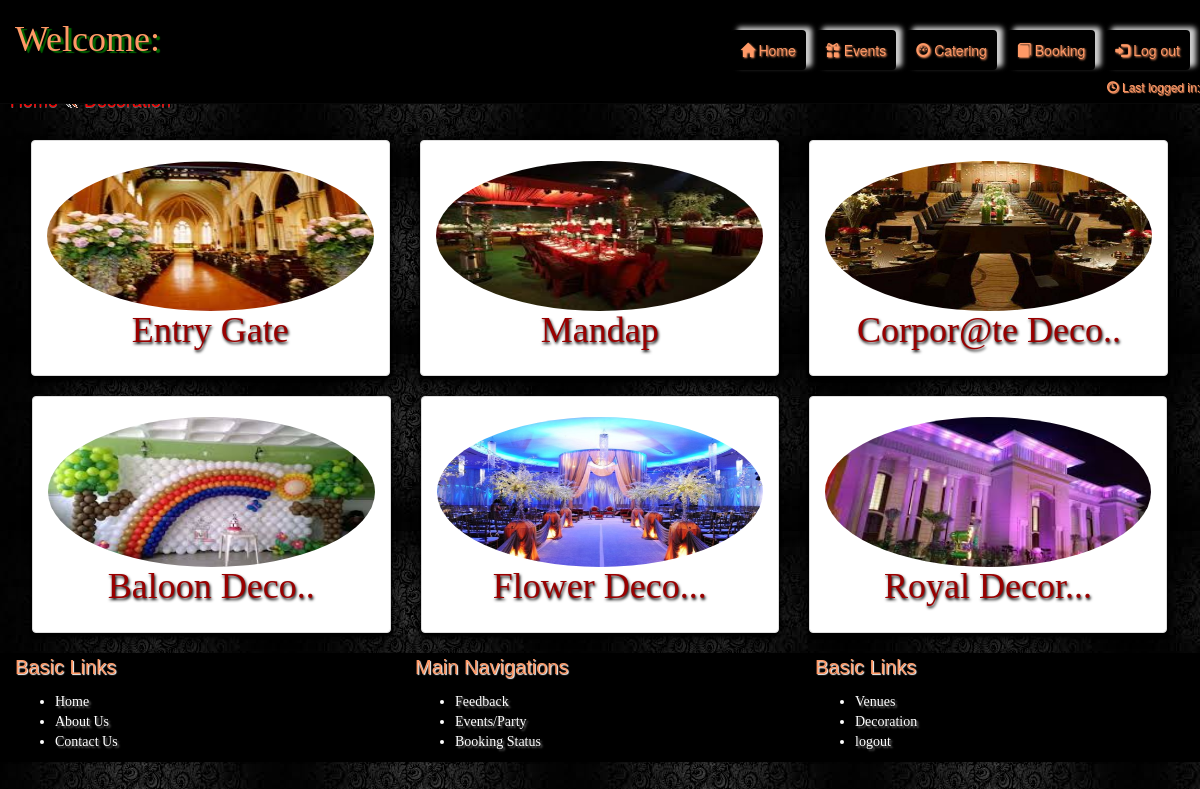
/userdecoration.php, run on the app's committed database.
### tables this page shows
CREATE TABLE IF NOT EXISTS `decoration` (
  `d_id` int(11) NOT NULL AUTO_INCREMENT,
  `d_name` varchar(200) NOT NULL,
  `d_image` varchar(300) NOT NULL,
  `d_descri` varchar(200) NOT NULL,
  `d_ref` varchar(200) NOT NULL,
  `d_uref` varchar(200) NOT NULL,
  `d_price` varchar(200) NOT NULL,
  PRIMARY KEY (`d_id`)
);

### userdecoration.php (the view, shortened to what this page needs)
<?php include"headeruser2.php" ;
include"connect.php";
  $res= mysqli_query($con,"select * from decoration")or die(mysqli_error());
?>
<!DOCTYPE html PUBLIC "-//W3C//DTD XHTML 1.0 Transitional//EN" "http://www.w3.org/TR/xhtml1/DTD/xhtml1-transitional.dtd">
<html xmlns="http://www.w3.org/1999/xhtml">
<head>
</head>
<body background="img/ccc.jpg">
<br /><br />
<h4><a href="homeuser.php" style="color:#F00; text-shadow:#666 0px 1px 0px;text-decoration:none">&nbsp; Home </a> <img src="img/back-ar.gif"/><span style="color:#F00; text-shadow:#666 0px 1px 0px;"> Decoration</span></h4><br/>
<div class="container">
	<?php
     $numofRow=mysqli_num_rows($res);
   ?>
   		<?php for($i=1;$i<=$numofRow;$i++)
	  	{
		  ?>
              <?php while($row=mysqli_fetch_array($res)){?>
          <div class="row" style="margin-left:0.5px; margin-right:0.5px">
          <div class="col-sm-4">
          <div class="panel panel-default panel1">
          <br/>
             <img src="<?php echo $row[2];?>" class="col-sm-3 img img-circle img-responsive" style="width:100%; height:150px"/>
             <br/>
             <div class="panel-body" style="text-shadow:none"><br/><br/><br/><br/>
             	<h1 style="color:#900; text-shadow:#000 1px 2px 3px"><center> <a href="<?php echo $row[5];?>?c_id=<?php echo $row[0];?>" style="color:#900; text-decoration:none;"><?php echo $row[1];?></a></center></h1>
             </div>
          </div>
          </div>
             <?php } ?>
      	  </div>
          <?php } ?>
</div>
<?php include"userfooter.php";?>
</body>
</html>

### headeruser2.php (style rules this page uses)
.container { width:100%; }

### userdecoration.php (style rules this page uses)
.row { font-family:"Comic Sans MS", cursive; text-shadow:#666 2px 2px 2px; color:#009; }
.panel1 { box-shadow:0 3px 3px 0 rgba(0,0,0,1),0 5px 5px -3px rgba(0,0,0,0.3),0 5px 10px 0 rgba(0,0,0,1); }

### data on the page
decoration: d_image (picture), d_name "Entry Gate"
decoration: d_image (picture), d_name "Mandap"
decoration: d_image (picture), d_name "Corpor@te Deco.."
decoration: d_image (picture), d_name "Baloon Deco.."
decoration: d_image (picture), d_name "Flower Deco..."
decoration: d_image (picture), d_name "Royal Decor..."
